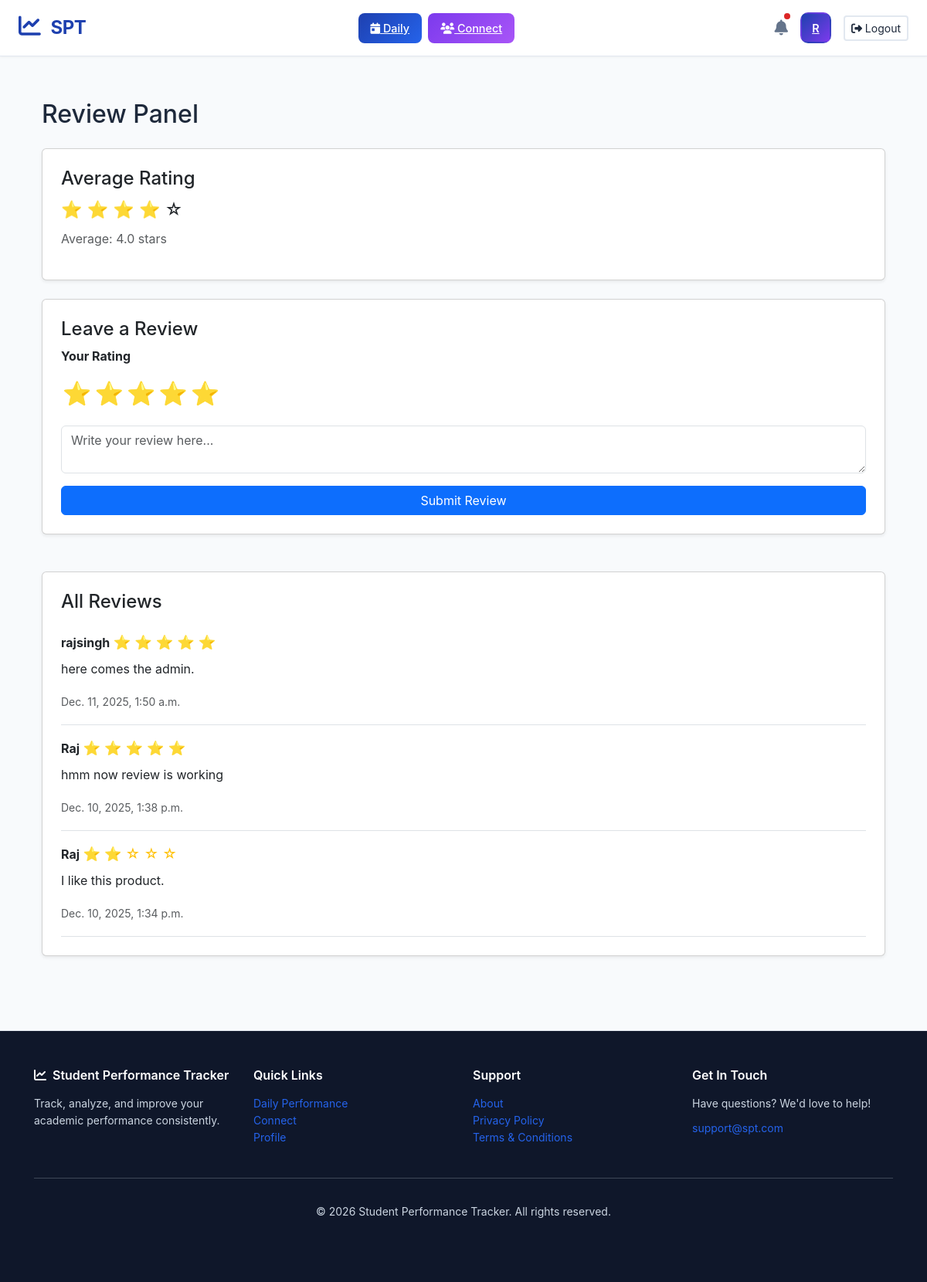
The app's page /review/ (signed in) with its own data.
### tracker/models.py (models this page shows, shortened)
class Review(models.Model):
    user = models.ForeignKey(User, on_delete=models.CASCADE)
    rating = models.IntegerField(default=5)  # 1 to 5
    message = models.TextField(max_length=500)
    created_at = models.DateTimeField(auto_now_add=True)

### tracker/views.py (the view, shortened to what this page needs)
# urls.py: path("review/", views.review_panel, name="review"),
@login_required
def review_panel(request):
    user = request.user
    reviews = Review.objects.all().order_by("-created_at")
    if reviews.exists():
        avg = sum(r.rating for r in reviews) / reviews.count()
        avg = round(avg, 2)
    else:
        avg = 0
    return render(request, "review_panel.html", {"reviews": reviews, "avg_rating": avg, "avg_full": int(avg)})

### tracker/context_processors.py (called while the page is built)
def notifications_processor(request):
    if not request.user.is_authenticated:
        return {}
    user = request.user
    today = timezone.localtime().date()
    has_entry = DailyEntry.objects.filter(user=user, date=today).exists()
    has_analysis = False
    if has_entry:
        entry = DailyEntry.objects.filter(user=user, date=today).first()
        has_analysis = DailyScore.objects.filter(entry=entry).exists()
    has_goals = Criterion.objects.filter(user=user).exists()
    return {
        'show_entry_msg': not has_entry,
        'show_analysis_msg': has_entry and not has_analysis,
        'show_goal_msg': not has_goals,
    }

### tracker/templates/review_panel.html (shortened to what this page needs)
{% extends "base.html" %}
{% block content %}
<div class="container mt-4">
    <h2 class="mb-4">Review Panel</h2>
    <div class="card p-4 shadow-sm mb-4">
        <h4>Average Rating</h4>
        <div style="font-size: 22px;">
            {% for _ in "12345" %}
                {% if forloop.counter <= avg_full %}
                    ⭐
                {% else %}
                    ☆
                {% endif %}
            {% endfor %}
        </div>
        <p class="mt-2 text-muted">Average: {{ avg_rating|floatformat:1 }} stars</p>
    </div>
    <div class="card p-4 shadow-sm mb-5">
        <h4>Leave a Review</h4>
        <form method="post">
            <div class="mb-3">
                <label class="form-label"><strong>Your Rating</strong></label><br>
                <div class="star-rating">
                    <input type="radio" name="rating" value="5" id="5"><label for="5">⭐</label>
                    <input type="radio" name="rating" value="4" id="4"><label for="4">⭐</label>
                    <input type="radio" name="rating" value="3" id="3"><label for="3">⭐</label>
                    <input type="radio" name="rating" value="2" id="2"><label for="2">⭐</label>
                    <input type="radio" name="rating" value="1" id="1"><label for="1">⭐</label>
                </div>
            </div>
            <textarea name="message" class="form-control mb-3"
                      placeholder="Write your review here..." required></textarea>
            <button class="btn btn-primary w-100">Submit Review</button>
        </form>
    </div>
    <div class="card p-4 shadow-sm">
        <h4>All Reviews</h4>
        {% for r in reviews %}
            <div class="border-bottom py-3">
                <strong>{{ r.user.username }}</strong>
                <span style="font-size:18px" class="text-warning">
                    {% for _ in "12345" %}
                        {% if forloop.counter <= r.rating %}
                            ⭐
                        {% else %}
                            ☆
                        {% endif %}
                    {% endfor %}
                </span>
                <p class="mt-2">{{ r.message }}</p>
                <small class="text-muted">{{ r.created_at }}</small>
            </div>
        {% empty %}
            <p class="text-muted">No reviews yet.</p>
        {% endfor %}
    </div>
</div>
{% endblock %}

### tracker/templates/base.html (shortened to what this page needs)
<!DOCTYPE html>
<html lang="en">
<head>
    <link href="https://cdn.jsdelivr.net/npm/bootstrap@5.3.2/dist/css/bootstrap.min.css" rel="stylesheet">
    <link rel="stylesheet" href="https://cdnjs.cloudflare.com/ajax/libs/font-awesome/6.4.2/css/all.min.css">
</head>
<body>
    <nav class="navbar navbar-spt">
        <div class="container-fluid px-4">
            <div class="d-flex align-items-center justify-content-between w-100">
                <a class="navbar-brand" href="/">
                    <i class="fas fa-chart-line"></i>
                    <span>SPT</span>
                </a>
                <div class="d-flex gap-2 align-items-center">
                    <a href="{% url 'daily' %}" class="nav-btn nav-btn-daily" title="Daily Performance">
                        <i class="fas fa-calendar-day"></i> Daily
                    </a>
                    <a href="{% url 'social' %}" class="nav-btn nav-btn-social" title="Connect with Peers">
                        <i class="fas fa-users"></i> Connect
                    </a>
                </div>
                <div class="d-flex align-items-center gap-3">
                    <div class="notif-bell" id="notifBell" role="button" data-bs-toggle="dropdown">
                        <i class="fas fa-bell"></i>
                        <span id="notif-dot" class="notif-dot" style="display: none;"></span>
                    </div>
                    <div class="dropdown">
                        {% if request.user.profile.profile_image %}
                            <a class="profile-avatar" href="#" id="profileDropdown" data-bs-toggle="dropdown">
                                <img src="{{ request.user.profile.profile_image.url }}" alt="Profile">
                            </a>
                        {% else %}
                            <a class="profile-avatar" href="#" id="profileDropdown" data-bs-toggle="dropdown">
                                {{ request.user.username|first|upper }}
                            </a>
                        {% endif %}
                    </div>
                    <a href="/accounts/logout/" class="btn btn-sm" style="border: 2px solid var(--border-color); color: var(--text-primary); transition: all 0.2s ease;" onmouseover="this.style.borderColor='var(--primary-color)'; this.style.color='var(--primary-color)'" onmouseout="this.style.borderColor='var(--border-color)'; this.style.color='var(--text-primary)'">
                        <i class="fas fa-sign-out-alt"></i> Logout
                    </a>
                </div>
            </div>
        </div>
    </nav>
    <main class="main-content">
        <div class="container">
            {% block content %}{% endblock %}
        </div>
    </main>
    <footer>
        <div class="container">
            <div class="row mb-4">
                <div class="col-md-3 footer-section">
                    <h6><i class="fas fa-chart-line me-2"></i>Student Performance Tracker</h6>
                    <p class="small">Track, analyze, and improve your academic performance consistently.</p>
                </div>
                <div class="col-md-3 footer-section">
                    <h6>Quick Links</h6>
                    <ul class="list-unstyled small">
                        <li><a href="{% url 'daily' %}">Daily Performance</a></li>
                        <li><a href="{% url 'social' %}">Connect</a></li>
                        <li><a href="{% url 'profile' %}">Profile</a></li>
                    </ul>
                </div>
                <div class="col-md-3 footer-section">
                    <h6>Support</h6>
                    <ul class="list-unstyled small">
                        <li><a href="{% url 'about website' %}">About</a></li>
                        <li><a href="{% url 'privacy-policy' %}">Privacy Policy</a></li>
                        <li><a href="{% url 'terms' %}">Terms & Conditions</a></li>
                    </ul>
                </div>
                <div class="col-md-3 footer-section">
                    <h6>Get In Touch</h6>
                    <p class="small mb-2">Have questions? We'd love to help!</p>
                    <a href="mailto:support@spt.com" class="small">support@spt.com</a>
                </div>
            </div>
            <hr class="footer-divider">
            <div class="text-center small py-3">
                <p>&copy; 2026 Student Performance Tracker. All rights reserved.</p>
            </div>
        </div>
    </footer>
</body>
</html>

### tracker/templates/base.html (style rules this page uses)
:root { --primary-color: #1e40af; --primary-light: #2563eb; --secondary-color: #7c3aed; --success-color: #059669; --danger-color: #dc2626; --neutral-dark: #0f172a; --neutral-light: #f8fafc; --text-primary: #1e293b; --text-secondary: #64748b; --border-color: #e2e8f0; }
* { font-family: -apple-system, BlinkMacSystemFont, 'Segoe UI', 'Roboto', 'Helvetica Neue', sans-serif; }
body { background-color: var(--neutral-light); color: var(--text-primary); line-height: 1.6; }
.navbar-spt { background: white; border-bottom: 1px solid var(--border-color); padding: 0.75rem 0; position: sticky; top: 0; z-index: 1000; box-shadow: 0 1px 3px rgba(0, 0, 0, 0.05); }
.navbar-brand { font-size: 1.5rem; font-weight: 700; color: var(--primary-color) !important; letter-spacing: -0.5px; }
.navbar-brand i { margin-right: 0.5rem; font-size: 1.8rem; }
.nav-btn { border-radius: 8px; padding: 0.5rem 1rem; font-weight: 500; border: none; transition: all 0.2s ease; font-size: 0.9rem; }
.nav-btn-daily { background: linear-gradient(135deg, var(--primary-color), var(--primary-light)); color: white !important; }
.nav-btn-social { background: linear-gradient(135deg, var(--secondary-color), #a855f7); color: white !important; }
.profile-avatar { width: 40px; height: 40px; border-radius: 10px; display: flex; align-items: center; justify-content: center; font-weight: 600; color: white; font-size: 0.9rem; cursor: pointer; transition: all 0.2s ease; background: linear-gradient(135deg, var(--primary-color), var(--secondary-color)); border: 2px solid transparent; }
.notif-bell { font-size: 1.25rem; color: var(--text-secondary); cursor: pointer; transition: all 0.2s ease; position: relative; }
.notif-dot { position: absolute; top: -5px; right: -5px; width: 12px; height: 12px; background: var(--danger-color); border-radius: 50%; border: 2px solid white; }
.main-content { padding: 2rem 0; min-height: calc(100vh - 200px); }
footer { background: var(--neutral-dark); color: #cbd5e1; padding: 3rem 2rem; margin-top: 4rem; border-top: 1px solid var(--border-color); }
footer a { color: var(--primary-light); text-decoration: none; transition: color 0.2s ease; }
footer .footer-section h6 { color: white; font-weight: 600; margin-bottom: 1rem; }
.footer-divider { background: #334155; }

### tracker/templates/review_panel.html (style rules this page uses)
.star-rating { direction: rtl; unicode-bidi: bidi-override; font-size: 32px; display: inline-flex; }
.star-rating label { color: #ccc; cursor: pointer; transition: transform 0.2s ease, color 0.2s ease, box-shadow 0.2s ease; padding: 2px; border-radius: 6px; }
.star-rating label { font-size: 30px; cursor: pointer; }

### records on screen
Review: user.username "rajsingh", rating 5 (drawn), message "here comes the admin.", created_at "Dec. 11, 2025, 1:50 a.m."
Review: user.username "Raj", rating 5 (drawn), message "hmm now review is working", created_at "Dec. 10, 2025, 1:38 p.m."
Review: user.username "Raj", rating 2 (drawn), message "I like this product.", created_at "Dec. 10, 2025, 1:34 p.m."

### other values on screen
{{ request.user.username|first|upper }} "R"
{{ avg_rating|floatformat:1 }} "4.0"
